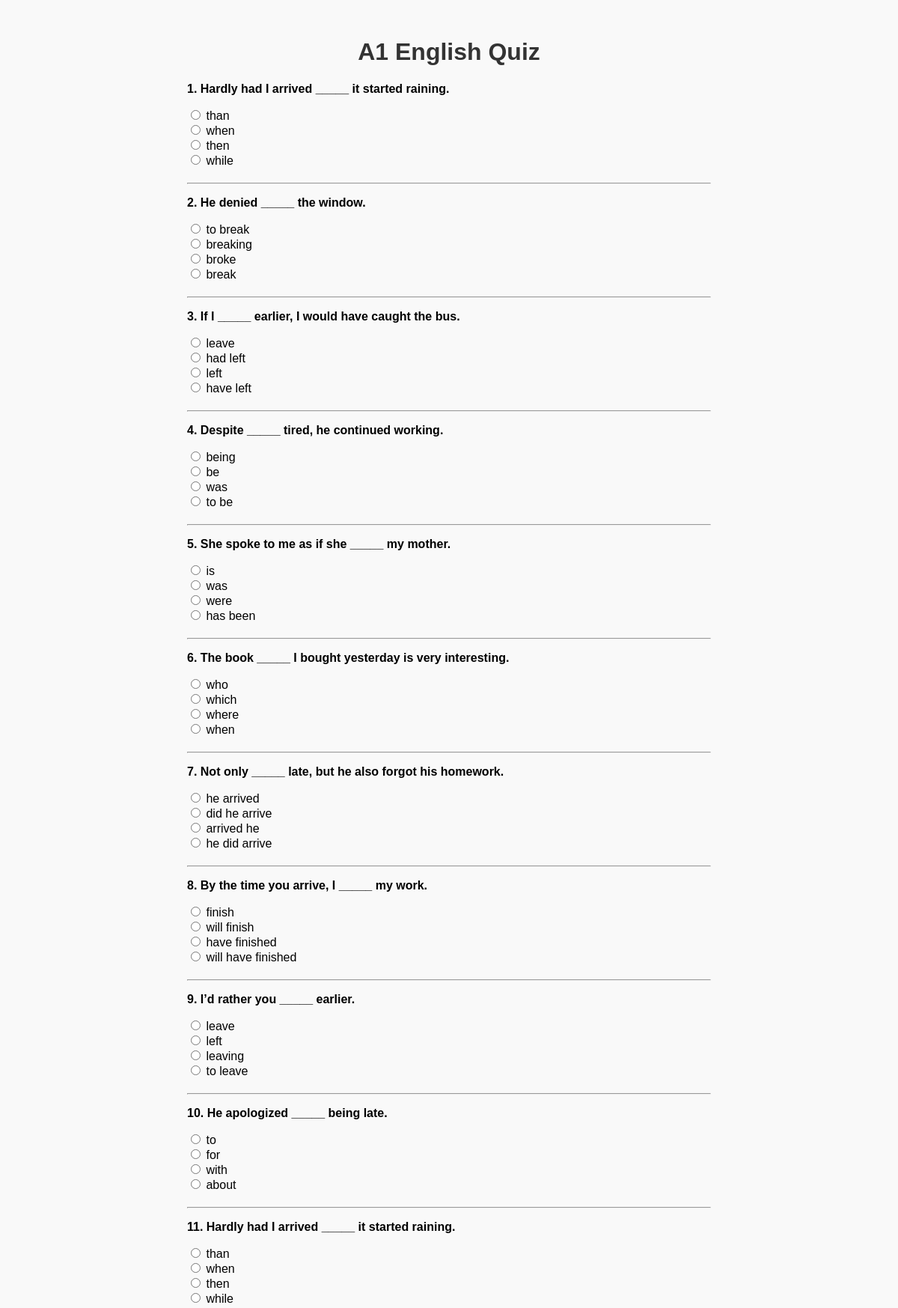
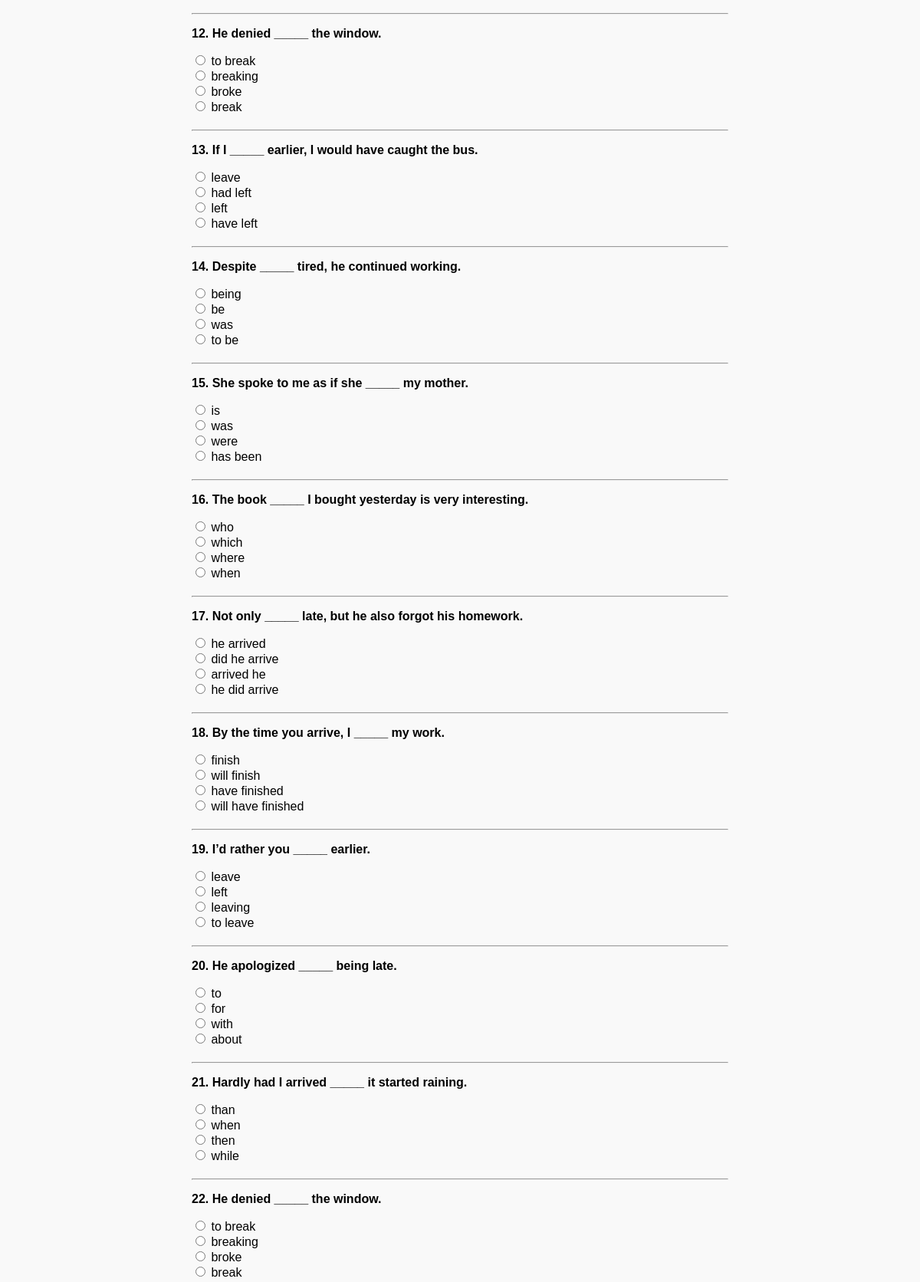
The page /b1 (upper part) on the database its author committed (2 pictures, top to bottom).
### tables this page shows
CREATE TABLE quiz_savollar (
                id INTEGER PRIMARY KEY AUTOINCREMENT,
                savol TEXT NOT NULL,
                variant1 TEXT NOT NULL,
                variant2 TEXT NOT NULL,
                variant3 TEXT NOT NULL,
                variant4 TEXT NOT NULL,
                togri_index INTEGER NOT NULL
            );

### main.py (the view, shortened to what this page needs)
@app.route("/b1", methods=['GET', 'POST'])
def blevel():
    conn = sqlite3.connect('savollar.db')
    cursor = conn.cursor()
    cursor.execute("SELECT * FROM quiz_savollar")
    savollar = cursor.fetchall()
    conn.close()
    return render_template("b1.html", savollar=savollar)

### templates/b1.html (shortened to what this page needs)
<!DOCTYPE html>
<html lang="en">
<head>
    <link rel="stylesheet" href="../static/b1.css">
</head>
<body>
    <h1>A1 English Quiz</h1>
    <form method="POST">
        {% for s in savollar %}
            <div class="savol">
                <p><strong>{{ loop.index }}. {{ s[1] }}</strong></p>
                <label><input type="radio" name="savol_{{ s[0] }}" value="0"> {{ s[2] }}</label><br>
                <label><input type="radio" name="savol_{{ s[0] }}" value="1"> {{ s[3] }}</label><br>
                <label><input type="radio" name="savol_{{ s[0] }}" value="2"> {{ s[4] }}</label><br>
                <label><input type="radio" name="savol_{{ s[0] }}" value="3"> {{ s[5] }}</label><br>
            </div>
            <hr>
        {% endfor %}
    </form>
</body>
</html>

### static/b1.css (style rules this page uses)
body { font-family: sans-serif; background-color: #f9f9f9; padding: 30px; max-width: 700px; margin: auto; }
h1 { text-align: center; color: #333; }
.savol { margin-bottom: 20px; }

### rows shown on the page
quiz_savollar: savol "Hardly had I arrived _____ it started raining.", variant1 "than", variant2 "when", variant3 "then", variant4 "while"
quiz_savollar: savol "He denied _____ the window.", variant1 "to break", variant2 "breaking", variant3 "broke", variant4 "break"
quiz_savollar: savol "If I _____ earlier, I would have caught the bus.", variant1 "leave", variant2 "had left", variant3 "left", variant4 "have left"
quiz_savollar: savol "Despite _____ tired, he continued working.", variant1 "being", variant2 "be", variant3 "was", variant4 "to be"
quiz_savollar: savol "She spoke to me as if she _____ my mother.", variant1 "is", variant2 "was", variant3 "were", variant4 "has been"
quiz_savollar: savol "The book _____ I bought yesterday is very interesting.", variant1 "who", variant2 "which", variant3 "where", variant4 "when"
quiz_savollar: savol "Not only _____ late, but he also forgot his homework.", variant1 "he arrived", variant2 "did he arrive", variant3 "arrived he", variant4 "he did arrive"
quiz_savollar: savol "By the time you arrive, I _____ my work.", variant1 "finish", variant2 "will finish", variant3 "have finished", variant4 "will have finished"
quiz_savollar: savol "I’d rather you _____ earlier.", variant1 "leave", variant2 "left", variant3 "leaving", variant4 "to leave"
quiz_savollar: savol "He apologized _____ being late.", variant1 "to", variant2 "for", variant3 "with", variant4 "about"
quiz_savollar: savol "Hardly had I arrived _____ it started raining.", variant1 "than", variant2 "when", variant3 "then", variant4 "while"
quiz_savollar: savol "He denied _____ the window.", variant1 "to break", variant2 "breaking", variant3 "broke", variant4 "break"
quiz_savollar: savol "If I _____ earlier, I would have caught the bus.", variant1 "leave", variant2 "had left", variant3 "left", variant4 "have left"
quiz_savollar: savol "Despite _____ tired, he continued working.", variant1 "being", variant2 "be", variant3 "was", variant4 "to be"
quiz_savollar: savol "She spoke to me as if she _____ my mother.", variant1 "is", variant2 "was", variant3 "were", variant4 "has been"
quiz_savollar: savol "The book _____ I bought yesterday is very interesting.", variant1 "who", variant2 "which", variant3 "where", variant4 "when"
quiz_savollar: savol "Not only _____ late, but he also forgot his homework.", variant1 "he arrived", variant2 "did he arrive", variant3 "arrived he", variant4 "he did arrive"
quiz_savollar: savol "By the time you arrive, I _____ my work.", variant1 "finish", variant2 "will finish", variant3 "have finished", variant4 "will have finished"
quiz_savollar: savol "I’d rather you _____ earlier.", variant1 "leave", variant2 "left", variant3 "leaving", variant4 "to leave"
quiz_savollar: savol "He apologized _____ being late.", variant1 "to", variant2 "for", variant3 "with", variant4 "about"
quiz_savollar: savol "Hardly had I arrived _____ it started raining.", variant1 "than", variant2 "when", variant3 "then", variant4 "while"
quiz_savollar: savol "He denied _____ the window.", variant1 "to break", variant2 "breaking", variant3 "broke", variant4 "break"
